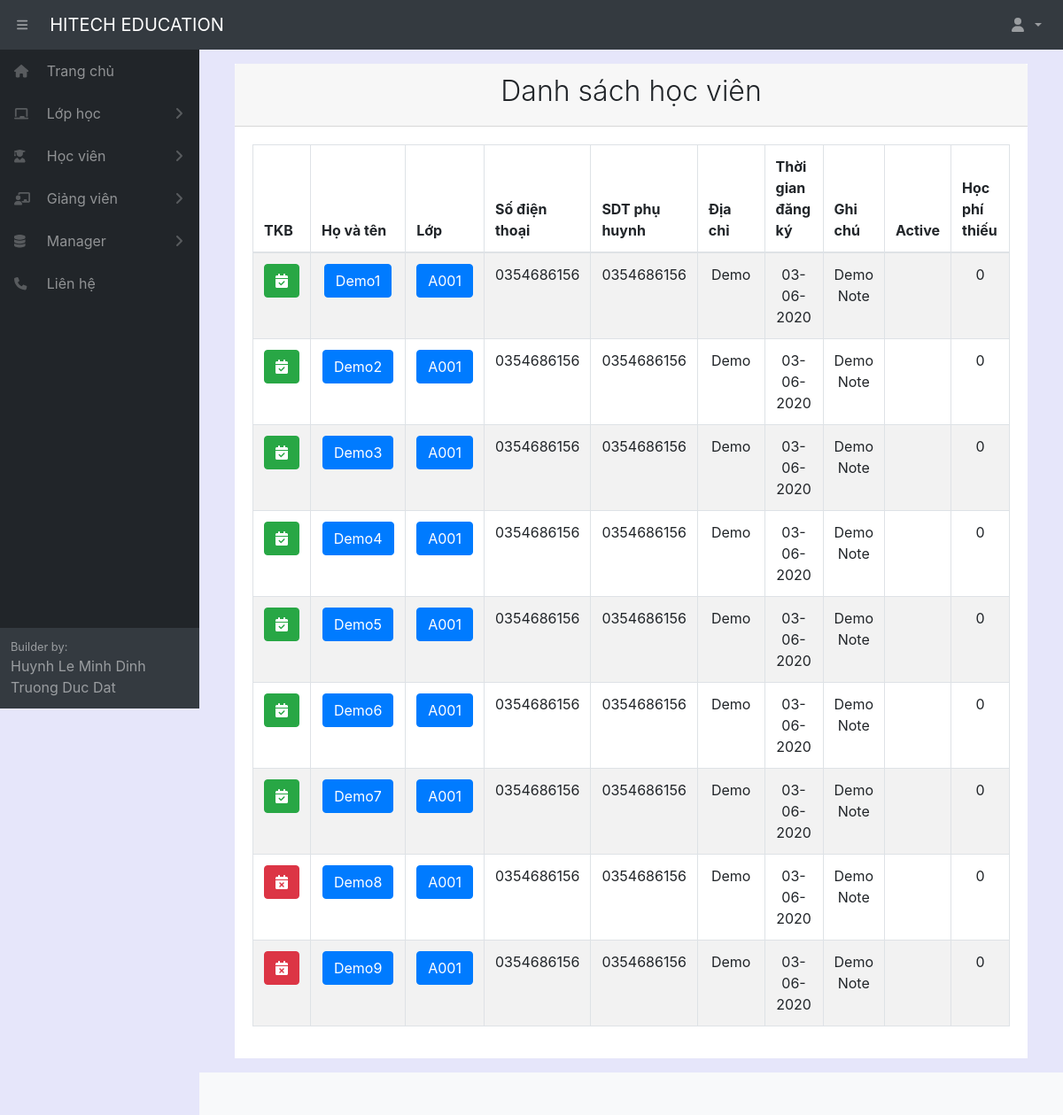
Page /liststudent/ (signed in) on the earlier database version.
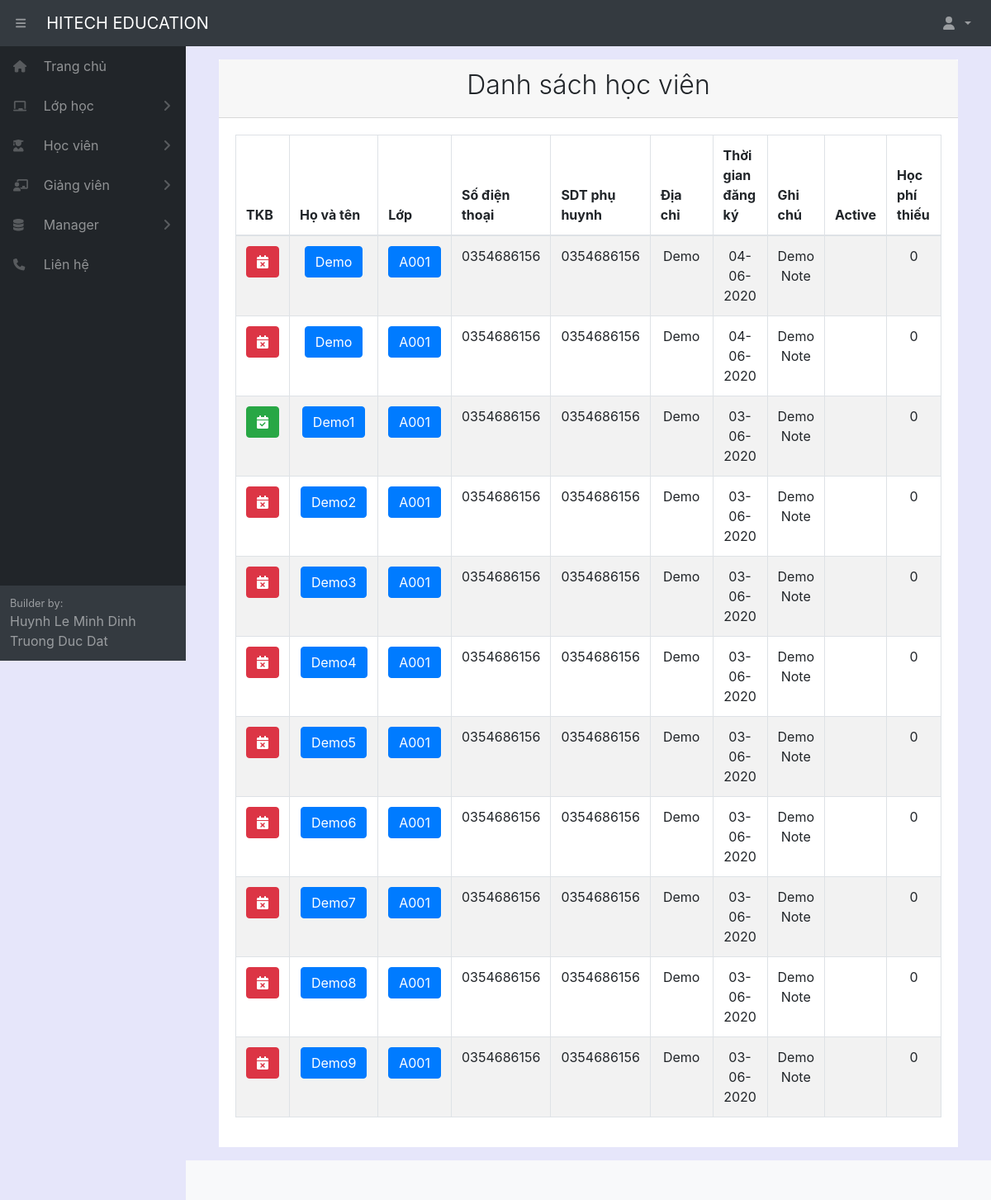
Same page on the later database version.
### home/models.py (models this page shows, shortened)
class Student(models.Model):
    fullname = models.CharField(max_length=100, verbose_name="Tên học sinh")
    gender = models.ForeignKey(Gender, null= True, on_delete=models.SET_NULL)
    birthday = models.DateField(verbose_name="Ngày sinh")
    identity_card = models.CharField(max_length=100, null = True, blank=True, verbose_name="CMND")
    phonenumber = models.CharField(max_length=100, null = True, blank=True, verbose_name="SDT")
    phonenumber_family = models.CharField(max_length=100, null = True, blank=True, verbose_name="SDT phụ huynh")
    email = models.CharField(max_length=100, null = True, blank=True, verbose_name="Email")
    adress = models.CharField(max_length=300, null = True, blank=True, verbose_name="Địa chỉ")
    classname = models.ForeignKey(Classname, null= True, on_delete=models.SET_NULL)
    fee = models.IntegerField(default=0, verbose_name="Học phí")
    fee_remain = models.IntegerField(default=0, verbose_name="Học phí còn lại")
    create_date = models.DateField(auto_now_add=True, verbose_name="Ngày đăng ký học")
    havedetailschedule = active = models.BooleanField(default=False, verbose_name="Thời khóa biểu cá nhân")
    note = models.CharField(max_length=300, null = True, blank=True, verbose_name="Ghi chú")
    active = models.BooleanField(default=True, verbose_name="Trạng thái")
    class Meta:
        ordering =["fullname"]
        verbose_name_plural = "Học sinh"

class Classname(models.Model):
    fullname = models.CharField(max_length=100, verbose_name="Tên lớp học")
    startdate = models.DateField(auto_now_add=True, verbose_name="Ngày bắt đầu")
    room = models.ForeignKey(Room, null= True, on_delete=models.SET_NULL)
    unit = models.ForeignKey(Unit, null = True, on_delete=models.SET_NULL)
    timeshift = models.ForeignKey(TimeShift, null = True, on_delete=models.SET_NULL)
    startdate = models.DateField(verbose_name="Ngày bắt đầu học")
    timeweek = models.ForeignKey(TimeWeek, null = True, on_delete=models.SET_NULL)
    teacher = models.ForeignKey(Teacher, null = True, on_delete=models.SET_NULL)
    datecount = models.IntegerField(default=0, blank=True, verbose_name="Số buổi học")
    note = models.CharField(max_length=300, null = True, blank=True, verbose_name="Ghi chú")
    active = models.BooleanField(default=True, verbose_name="Trạng thái")
    def __str__(self):
        return  self.fullname
    class Meta:
        ordering =["fullname"]
        verbose_name_plural = "Lớp học"

### home/decorators.py (the view)
        def wrapper_func(request, *args, **kwargs):
            group = None
            if request.user.groups.exists():
                group = request.user.groups.all()[0].name
            if group in allowed_roles:
                return view_func(request, *args, **kwargs)
            else:
                return redirect('errorrole')

### home/views.py (called while the page is built)
@login_required(login_url='login')
@allowed_users(allowed_roles=['admin','manager','staff'])
def listStudent(request):
    form = CreateStudentForm()
    liststudent = Student.objects.all()
    context = {'liststudent': liststudent}
    return render(request, 'student/student.html', context)

### home/templates/student/student.html (shortened to what this page needs)
{% extends "pages/base.html" %}
{% block content %}
{% load static %}
<div class="card-header">
    <h2 class="text-center font-weight-light">Danh sách học viên</h2>
</div>
<div class="card-body">
    <table id="example" class="table table-striped table-bordered" style="width:100%">
        <thead>
            <tr>
                <th style="width: 5%;">TKB</th>
                <th style="width: 15%;">Họ và tên</th>
                <th style="width: 5%;">Lớp</th>
                <th style="width: 11%;">Số điện thoại</th>
                <th style="width: 11%;">SDT phụ huynh</th>
                <th style="width: 20%;">Địa chỉ</th>
                <th style="width: 10%;">Thời gian đăng ký</th>
                <th style="width: 8%;">Ghi chú</th>
                <th style="width: 5%;">Active</th>
                <th style="width: 10%;">Học phí thiếu</th>
            </tr>
        </thead>
        <tbody>
            {% for i in liststudent %}
            <tr>
                <td style="text-align: center;">
                    {% if i.havedetailschedule %}
                    <a href="/checkinstudent/{{ i.pk }}" style="width: 100%;" class="btn btn-success"><i class="fas fa-calendar-check"
                        style="color: white;"></i></a>
                    {% else %}
                    <a href="/checkinstudent/{{ i.pk }}" style="width: 100%;" class="btn btn-danger"><i class="fas fa-calendar-times"
                        style="color: white;"></i></a>
                    {%endif%}
                </td>
                <td style="text-align: center;"><a href="/student/{{ i.pk }}" class="btn btn-primary">{{ i.fullname }}</a></td>
                <td style="text-align: center;">
                    <a class="btn btn-primary" href="/classstudent/{{ i.classname_id }}">{{ i.classname}}</a>
                </td>
                <td style="text-align: center;">{{ i.phonenumber }}</td>
                <td style="text-align: center;">{{ i.phonenumber_family }}</td>
                <td style="text-align: center;">{{ i.adress }}</td>
                <td style="text-align: center;">{{ i.create_date|date:"d-m-Y" }}</td>
                <td style="text-align: center;">{{ i.note }}</td>
                <td style="text-align: center;">
                </td>
                <td style="text-align: center;">{{ i.fee_remain }}</td>
            </tr>
            {% endfor %}
        </tbody>
    </table>
</div>
{% endblock content %}

Differences in the rows shown:
added Student: fullname "Demo", classname "A001", phonenumber "0354686156", phonenumber_family "0354686156", adress "Demo", create_date "04-06-2020", note "Demo Note", fee_remain "0"
added Student: fullname "Demo", classname "A001", phonenumber "0354686156", phonenumber_family "0354686156", adress "Demo", create_date "04-06-2020", note "Demo Note", fee_remain "0"
changed Student "Demo2": havedetailschedule True → False (drawn)
changed Student "Demo3": havedetailschedule True → False (drawn)
changed Student "Demo4": havedetailschedule True → False (drawn)
changed Student "Demo5": havedetailschedule True → False (drawn)
changed Student "Demo6": havedetailschedule True → False (drawn)
changed Student "Demo7": havedetailschedule True → False (drawn)
